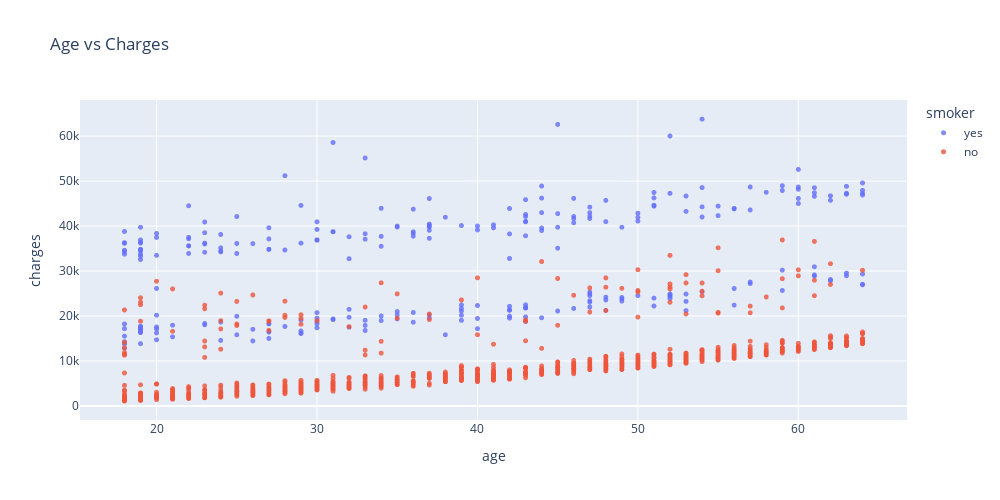

Source (notebook cell):
### Code cell
fig = px.scatter(medical_df,
                 x = 'age',
                 y = 'charges',
                 color = 'smoker',
                 opacity = 0.8, 
                 hover_data = ['sex'],
                 title = 'Age vs Charges',
                 width = 1000,
                 height = 500,
                )
fig.update_traces(marker_size = 5)
# fig.show()

### Figure 1 — Plotly figure (JSON) as saved in the notebook; plotly's stock layout.template omitted (floating-point values rounded to 4 significant figures; data arrays with more than 128 entries replaced by an {"elided": "..."} marker saying what was removed)
{"data": [{"customdata": {"elided": "274x1 str values"}, "hovertemplate": "smoker=yes<br>age=%{x}<br>charges=%{y}<br>sex=%{customdata[0]}<extra></extra>", "legendgroup": "yes", "marker": {"color": "#636efa", "opacity": 0.8, "size": 5, "symbol": "circle"}, "mode": "markers", "name": "yes", "showlegend": true, "type": "scattergl", "x": {"elided": "274 int values"}, "xaxis": "x", "y": {"elided": "274 float values"}, "yaxis": "y"}, {"customdata": {"elided": "1064x1 str values"}, "hovertemplate": "smoker=no<br>age=%{x}<br>charges=%{y}<br>sex=%{customdata[0]}<extra></extra>", "legendgroup": "no", "marker": {"color": "#EF553B", "opacity": 0.8, "size": 5, "symbol": "circle"}, "mode": "markers", "name": "no", "showlegend": true, "type": "scattergl", "x": {"elided": "1064 int values"}, "xaxis": "x", "y": {"elided": "1064 float values"}, "yaxis": "y"}], "layout": {"height": 500, "legend": {"title": {"text": "smoker"}, "tracegroupgap": 0}, "title": {"text": "Age vs Charges"}, "width": 1000, "xaxis": {"anchor": "y", "autorange": true, "domain": [0, 1], "range": [15.23, 66.77], "title": {"text": "age"}, "type": "linear"}, "yaxis": {"anchor": "x", "autorange": true, "domain": [0, 1], "range": [-3131.0, 68020.0], "title": {"text": "charges"}, "type": "linear"}}}
